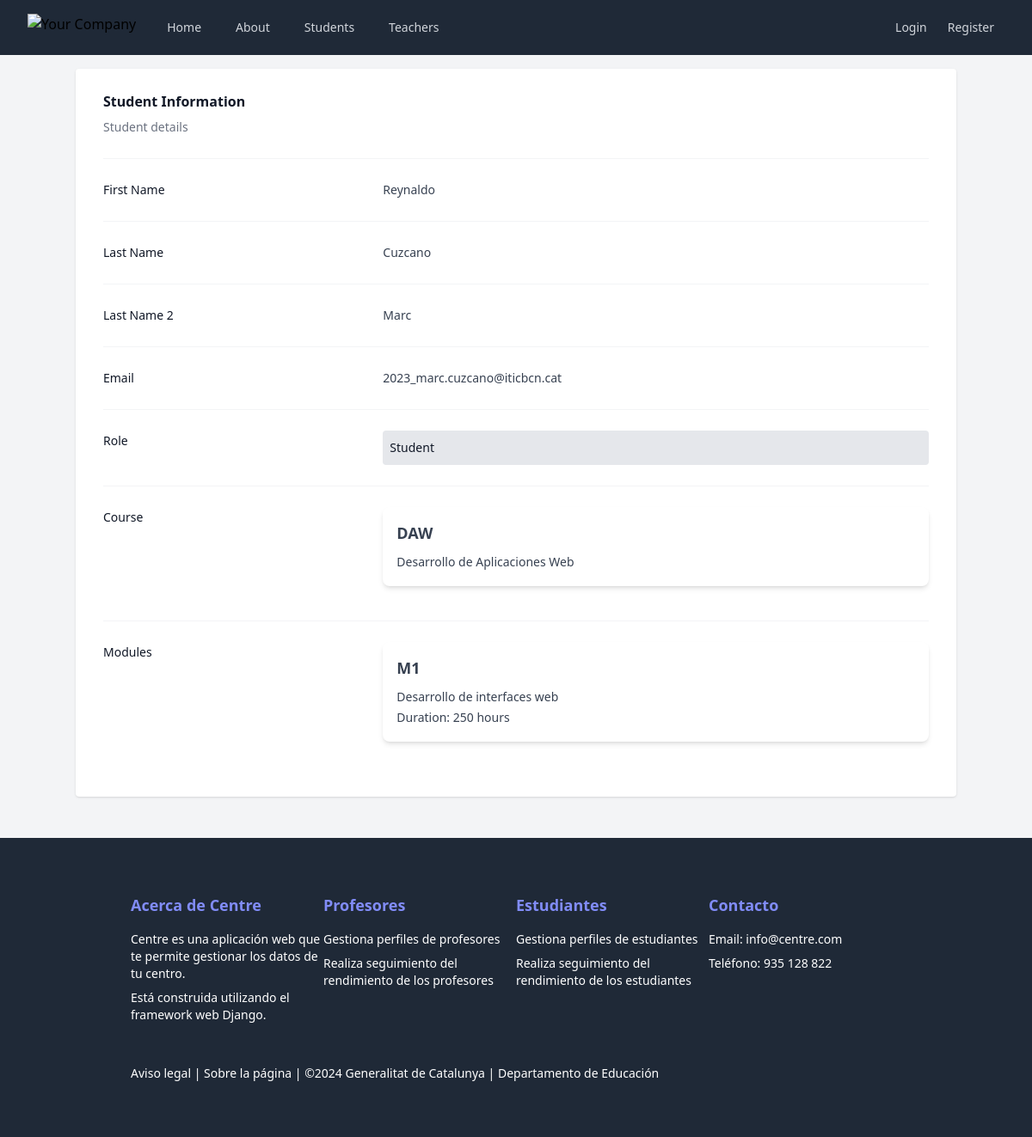
/students/1/, run on an earlier commit of the app's database.
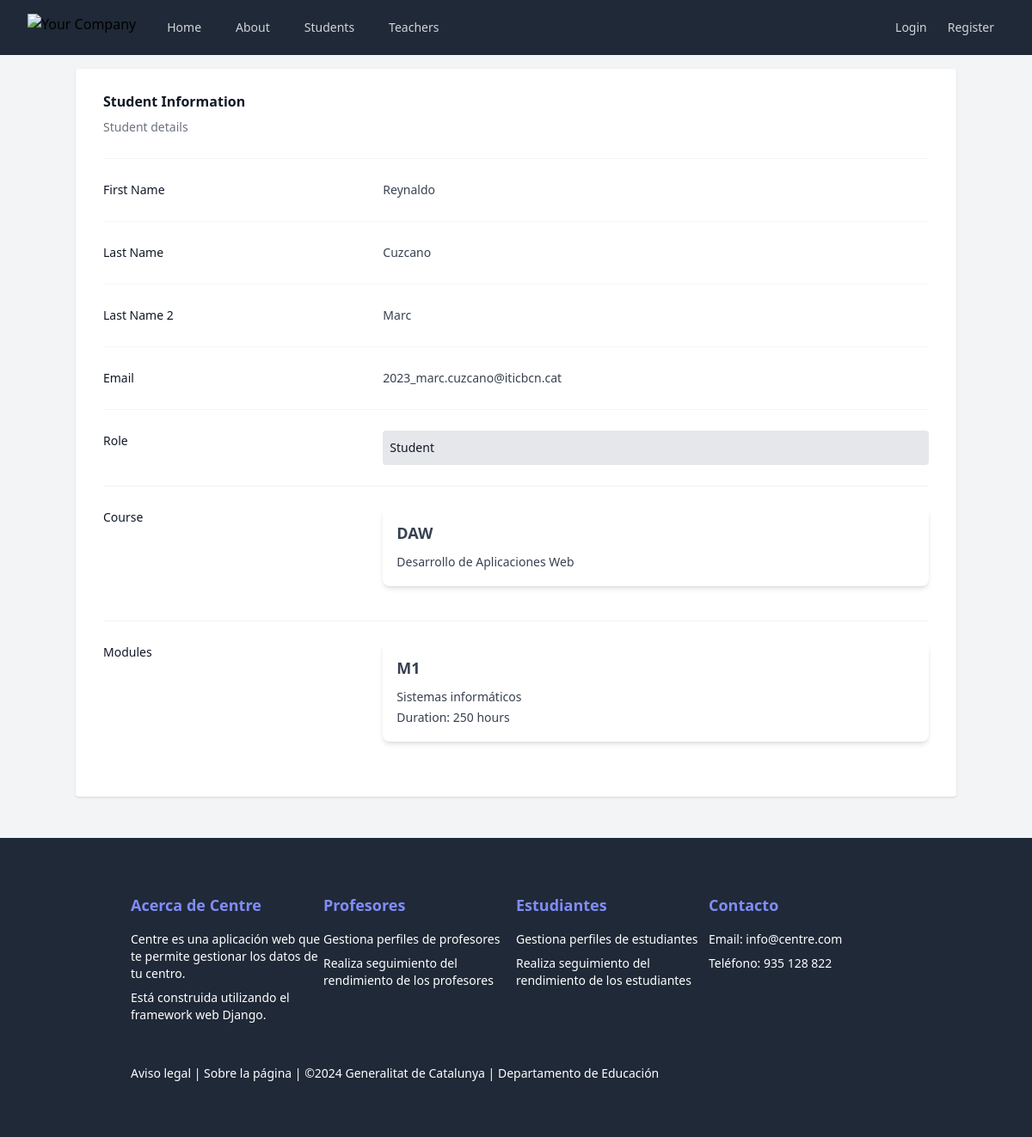
And on a later commit of the database.
### Centre/models.py (models this page shows, shortened)
class Module(models.Model):
    name = models.CharField(max_length=100)
    description = models.TextField()
    duration = models.IntegerField()
    course = models.ForeignKey(Course, on_delete=models.CASCADE)

### Centre/views.py (the view)
# urls.py: path("students/<int:student_id>/", StudentDetailView.as_view(), name="student_detail"),
class StudentDetailView(View):
    def get(self, request, student_id):
        try:
            student = Student.objects.get(id=student_id)
        except Student.DoesNotExist:
            return render(request, "Centre/errors/object_not_found.html",
                          {"object_id": student_id, "object_type": "Student", "object_list_url": "students"})
        return render(request, "Centre/students/student_detail.html", {"student": student})

### Centre/templates/Centre/students/student_detail.html (shortened to what this page needs)
{% extends "base.html" %}
{% block content %}
    <div>
        <div class="px-4 sm:px-0">
            <h3 class="text-base font-semibold leading-7 text-gray-900">Student Information </h3>
            <p class="mt-1 max-w-2xl text-sm leading-6 text-gray-500">Student details</p>
        </div>
        <div class="mt-6 border-t border-gray-100">
            <dl class="divide-y divide-gray-100">
                <div class="px-4 py-6 sm:grid sm:grid-cols-3 sm:gap-4 sm:px-0">
                    <dt class="text-sm font-medium leading-6 text-gray-900">First Name</dt>
                    <dd class="mt-1 text-sm leading-6 text-gray-700 sm:col-span-2 sm:mt-0">{{ student.first_name }}</dd>
                </div>
                <div class="px-4 py-6 sm:grid sm:grid-cols-3 sm:gap-4 sm:px-0">
                    <dt class="text-sm font-medium leading-6 text-gray-900">Last Name</dt>
                    <dd class="mt-1 text-sm leading-6 text-gray-700 sm:col-span-2 sm:mt-0">{{ student.first_lastname }}</dd>
                </div>
                <div class="px-4 py-6 sm:grid sm:grid-cols-3 sm:gap-4 sm:px-0">
                    <dt class="text-sm font-medium leading-6 text-gray-900">Last Name 2</dt>
                    <dd class="mt-1 text-sm leading-6 text-gray-700 sm:col-span-2 sm:mt-0">{{ student.second_lastname }}</dd>
                </div>
                <div class="px-4 py-6 sm:grid sm:grid-cols-3 sm:gap-4 sm:px-0">
                    <dt class="text-sm font-medium leading-6 text-gray-900">Email</dt>
                    <dd class="mt-1 text-sm leading-6 text-gray-700 sm:col-span-2 sm:mt-0">{{ student.email }}</dd>
                </div>
                <div class="px-4 py-6 sm:grid sm:grid-cols-3 sm:gap-4 sm:px-0">
                    <dt class="text-sm font-medium leading-6 text-gray-900">Role</dt>
                    <dd class="mt-1 text-sm leading-6 text-gray-900 bg-gray-200 p-2 rounded sm:col-span-2 sm:mt-0">{{ student.get_role_display }}</dd>
                </div>
                <div class="px-4 py-6 sm:grid sm:grid-cols-3 sm:gap-4 sm:px-0">
                    <dt class="text-sm font-medium leading-6 text-gray-900">Course</dt>
                    <dd class="mt-1 text-sm leading-6 text-gray-700 sm:col-span-2 sm:mt-0">
                        {% for course in student.courses.all %}
                            <div class="p-4 bg-white rounded-lg shadow-md mb-4">
                                <h4 class="font-bold text-lg mb-2">{{ course.name }}</h4>
                                <p class="text-gray-700">{{ course.description }}</p>
                            </div>
                        {% empty %}
                            <span class="text-gray-500">No courses</span>
                        {% endfor %}
                    </dd>
                </div>
                <div class="px-4 py-6 sm:grid sm:grid-cols-3 sm:gap-4 sm:px-0">
                    <dt class="text-sm font-medium leading-6 text-gray-900">Modules</dt>
                    <dd class="mt-1 text-sm leading-6 text-gray-700 sm:col-span-2 sm:mt-0">
                        {% for module in student.modules.all %}
                            <div class="p-4 bg-white rounded-lg shadow-md mb-4">
                                <h4 class="font-bold text-lg mb-2">{{ module.name }}</h4>
                                <p class="text-gray-700">{{ module.description }}</p>
                                <p class="text-gray-700">Duration: {{ module.duration }} hours</p>
                            </div>
                        {% empty %}
                            <span class="text-gray-500">No modules</span>
                        {% endfor %}
                    </dd>
                </div>
            </dl>
        </div>
    </div>
{% endblock %}

What changed in the data, as far as the page shows it:
changed Module: description "Desarrollo de interfaces web" → "Sistemas informáticos"
